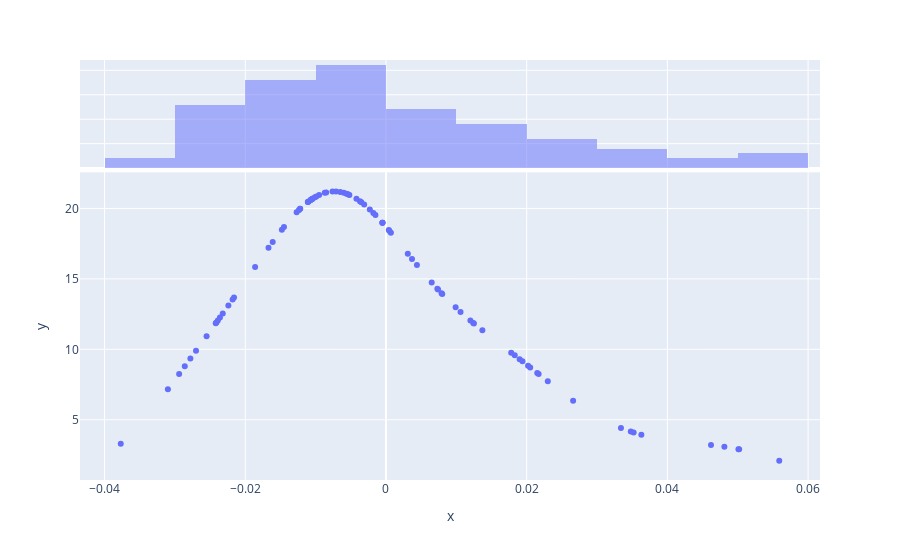

Notebook code cell kept with this figure:
### Code cell
display(ss.gaussian_kde(oi_brits.acc).pdf(oi_brits.amygdala))
ss.gaussian_kde(oi_brits.acc).pdf(oi_brits.acc)
display(px.scatter(x = oi_brits.acc, y = ss.gaussian_kde(oi_brits.acc).pdf(oi_brits.acc), marginal_x = "histogram"))
print("The bandwidth is ", np.std(oi_brits.acc) * ss.gaussian_kde(oi_brits.acc).factor)
